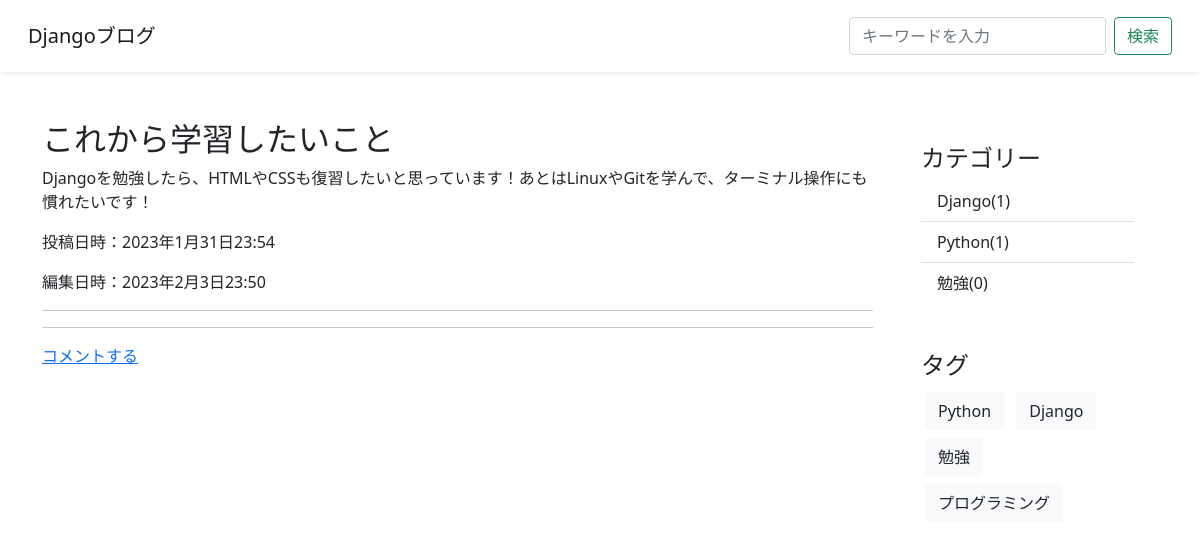
Page /post/2/ (signed in) on the committed database.
### blog/models.py (models this page shows, shortened)
class Task(models.Model):
    title = models.CharField(verbose_name="タイトル", max_length=200)
    content = models.TextField(verbose_name="本文")
    image = models.ImageField(verbose_name="画像", upload_to="uploads/", null=True, blank=True)
    created_at = models.DateTimeField(verbose_name="作成日", auto_now_add=True)
    updated_at = models.DateTimeField(verbose_name="更新日", auto_now=True)
    is_published = models.BooleanField(verbose_name="公開設定", default=False)
    category = models.ForeignKey(Category, verbose_name="カテゴリー", on_delete=models.PROTECT, null=True, blank=True)
    tag = models.ManyToManyField(Tag, verbose_name="タグ", blank=True)
    class Meta:
        verbose_name = "記事"
        verbose_name_plural = "記事"

class Category(models.Model):
    name = models.CharField(verbose_name="カテゴリー", max_length=255)
    slug = models.SlugField(verbose_name="URL", unique=True)
    class Meta:
        verbose_name = "カテゴリー"
        verbose_name_plural = "カテゴリー"

class Tag(models.Model):
    name = models.CharField(verbose_name="タグ", max_length=255)
    slug = models.SlugField(verbose_name="URL", unique=True)
    class Meta:
        verbose_name = "タグ"
        verbose_name_plural = "タグ"

### blog/views.py (the view)
# urls.py: path("post/<int:pk>/", BlogDetailView.as_view(), name="post-detail"),
class BlogDetailView(DetailView):
    model = Task
    template_name = "blog/post_detail.html"
    def get_object(self, queryset=None):
        post = super().get_object(queryset)
        if post.is_published or self.request.user.is_authenticated:
            return post
        else:
            raise Http404

### blog/context_processors.py (called while the page is built)
def common(request):
    context = {
        "categories": Category.objects.annotate(
            count = Count("task", Q(task__is_published=True))
        ),
        "tags": Tag.objects.all()
    }
    return context

### blog/templates/blog/post_detail.html
{% extends "blog/base.html" %}
{% block content %}
    <div class="row">
        <div class="col-9">
            <div class="article-area">
                <h2>{{ object.title }}</h2>
                <p>{{ object.content }}</p>
                <p>投稿日時：{{ object.created_at }}</p>
                <p>編集日時：{{ object.updated_at }}</p>
            </div>
            {% include "blog/snippets/comments.html" %}
            <hr>
            <a href="{% url "comment" object.pk %}">コメントする</a>
        </div>
        <div class="col-3">
            {% include "blog/snippets/sidebar.html" %}
        </div>
    </div>
{% endblock content %}

### blog/templates/blog/snippets/sidebar.html
<div class="p-4 category">
    <h4>カテゴリー</h4>
    <ul class="list-group list-group-flush">
        {% for category in categories %}
            <li class="list-group-item">
                <a href="{% url "category-post-list" category.slug %}">
                    {{ category.name }}({{ category.count }})
                </a>
            </li>
        {% endfor %}
    </ul>
</div>
<div class="p-4">
    <h4>タグ</h4>
    {% for tag in tags %}
        <a class="btn btn-light bg-light text-dark m-1" href="{% url "tag-post-list" tag.slug %}">
            {{ tag.name }}
        </a>
    {% endfor %}
</div>

### blog/static/blog/css/style.css (style rules this page uses)
div.category > ul > li a { color: #212529; text-decoration: none; }

### rows in the picture
Task: title "これから学習したいこと", content "Djangoを勉強したら、HTMLやCSSも復習したいと思っています！あとはLinuxやGitを学んで、ターミナル操作にも慣れたいです！", created_at "2023年1月31日23:54", updated_at "2023年2月3日23:50"
Category: name "Django", count "1"
Category: name "Python", count "1"
Category: name "勉強", count "0"
Tag: name "Python"
Tag: name "Django"
Tag: name "勉強"
Tag: name "プログラミング"
